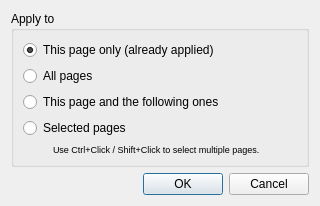
<?xml version="1.0" encoding="UTF-8"?>
<ui version="4.0">
 <class>OutputApplyColorsDialog</class>
 <widget class="QDialog" name="OutputApplyColorsDialog">
  <property name="windowModality">
   <enum>Qt::WindowModal</enum>
  </property>
  <property name="geometry">
   <rect>
    <x>0</x>
    <y>0</y>
    <width>320</width>
    <height>195</height>
   </rect>
  </property>
  <property name="windowTitle">
   <string>Apply Mode</string>
  </property>
  <layout class="QVBoxLayout" name="verticalLayout_3">
   <item>
    <widget class="QGroupBox" name="groupBox_2">
     <property name="title">
      <string>Apply to</string>
     </property>
     <layout class="QVBoxLayout" name="verticalLayout_2">
      <item>
       <widget class="QRadioButton" name="thisPageRB">
        <property name="text">
         <string>This page only (already applied)</string>
        </property>
        <property name="checked">
         <bool>true</bool>
        </property>
       </widget>
      </item>
      <item>
       <widget class="QRadioButton" name="allPagesRB">
        <property name="text">
         <string>All pages</string>
        </property>
       </widget>
      </item>
      <item>
       <widget class="QRadioButton" name="thisPageAndFollowersRB">
        <property name="text">
         <string>This page and the following ones</string>
        </property>
       </widget>
      </item>
      <item>
       <widget class="QRadioButton" name="selectedPagesRB">
        <property name="text">
         <string>Selected pages</string>
        </property>
       </widget>
      </item>
      <item>
       <layout class="QHBoxLayout" name="horizontalLayout_2">
        <property name="spacing">
         <number>0</number>
        </property>
        <item>
         <spacer name="horizontalSpacer_5">
          <property name="orientation">
           <enum>Qt::Horizontal</enum>
          </property>
          <property name="sizeType">
           <enum>QSizePolicy::Fixed</enum>
          </property>
          <property name="sizeHint" stdset="0">
           <size>
            <width>30</width>
            <height>0</height>
           </size>
          </property>
         </spacer>
        </item>
        <item>
         <widget class="QLabel" name="selectedPagesHint">
          <property name="font">
           <font>
            <pointsize>7</pointsize>
           </font>
          </property>
          <property name="text">
           <string>Use Ctrl+Click / Shift+Click to select multiple pages.</string>
          </property>
         </widget>
        </item>
       </layout>
      </item>
     </layout>
    </widget>
   </item>
   <item>
    <spacer name="verticalSpacer">
     <property name="orientation">
      <enum>Qt::Vertical</enum>
     </property>
     <property name="sizeHint" stdset="0">
      <size>
       <width>20</width>
       <height>0</height>
      </size>
     </property>
    </spacer>
   </item>
   <item>
    <widget class="QDialogButtonBox" name="buttonBox">
     <property name="orientation">
      <enum>Qt::Horizontal</enum>
     </property>
     <property name="standardButtons">
      <set>QDialogButtonBox::Cancel|QDialogButtonBox::Ok</set>
     </property>
    </widget>
   </item>
  </layout>
 </widget>
 <resources/>
 <connections>
  <connection>
   <sender>buttonBox</sender>
   <signal>rejected()</signal>
   <receiver>OutputApplyColorsDialog</receiver>
   <slot>reject()</slot>
   <hints>
    <hint type="sourcelabel">
     <x>316</x>
     <y>260</y>
    </hint>
    <hint type="destinationlabel">
     <x>286</x>
     <y>274</y>
    </hint>
   </hints>
  </connection>
 </connections>
</ui>
